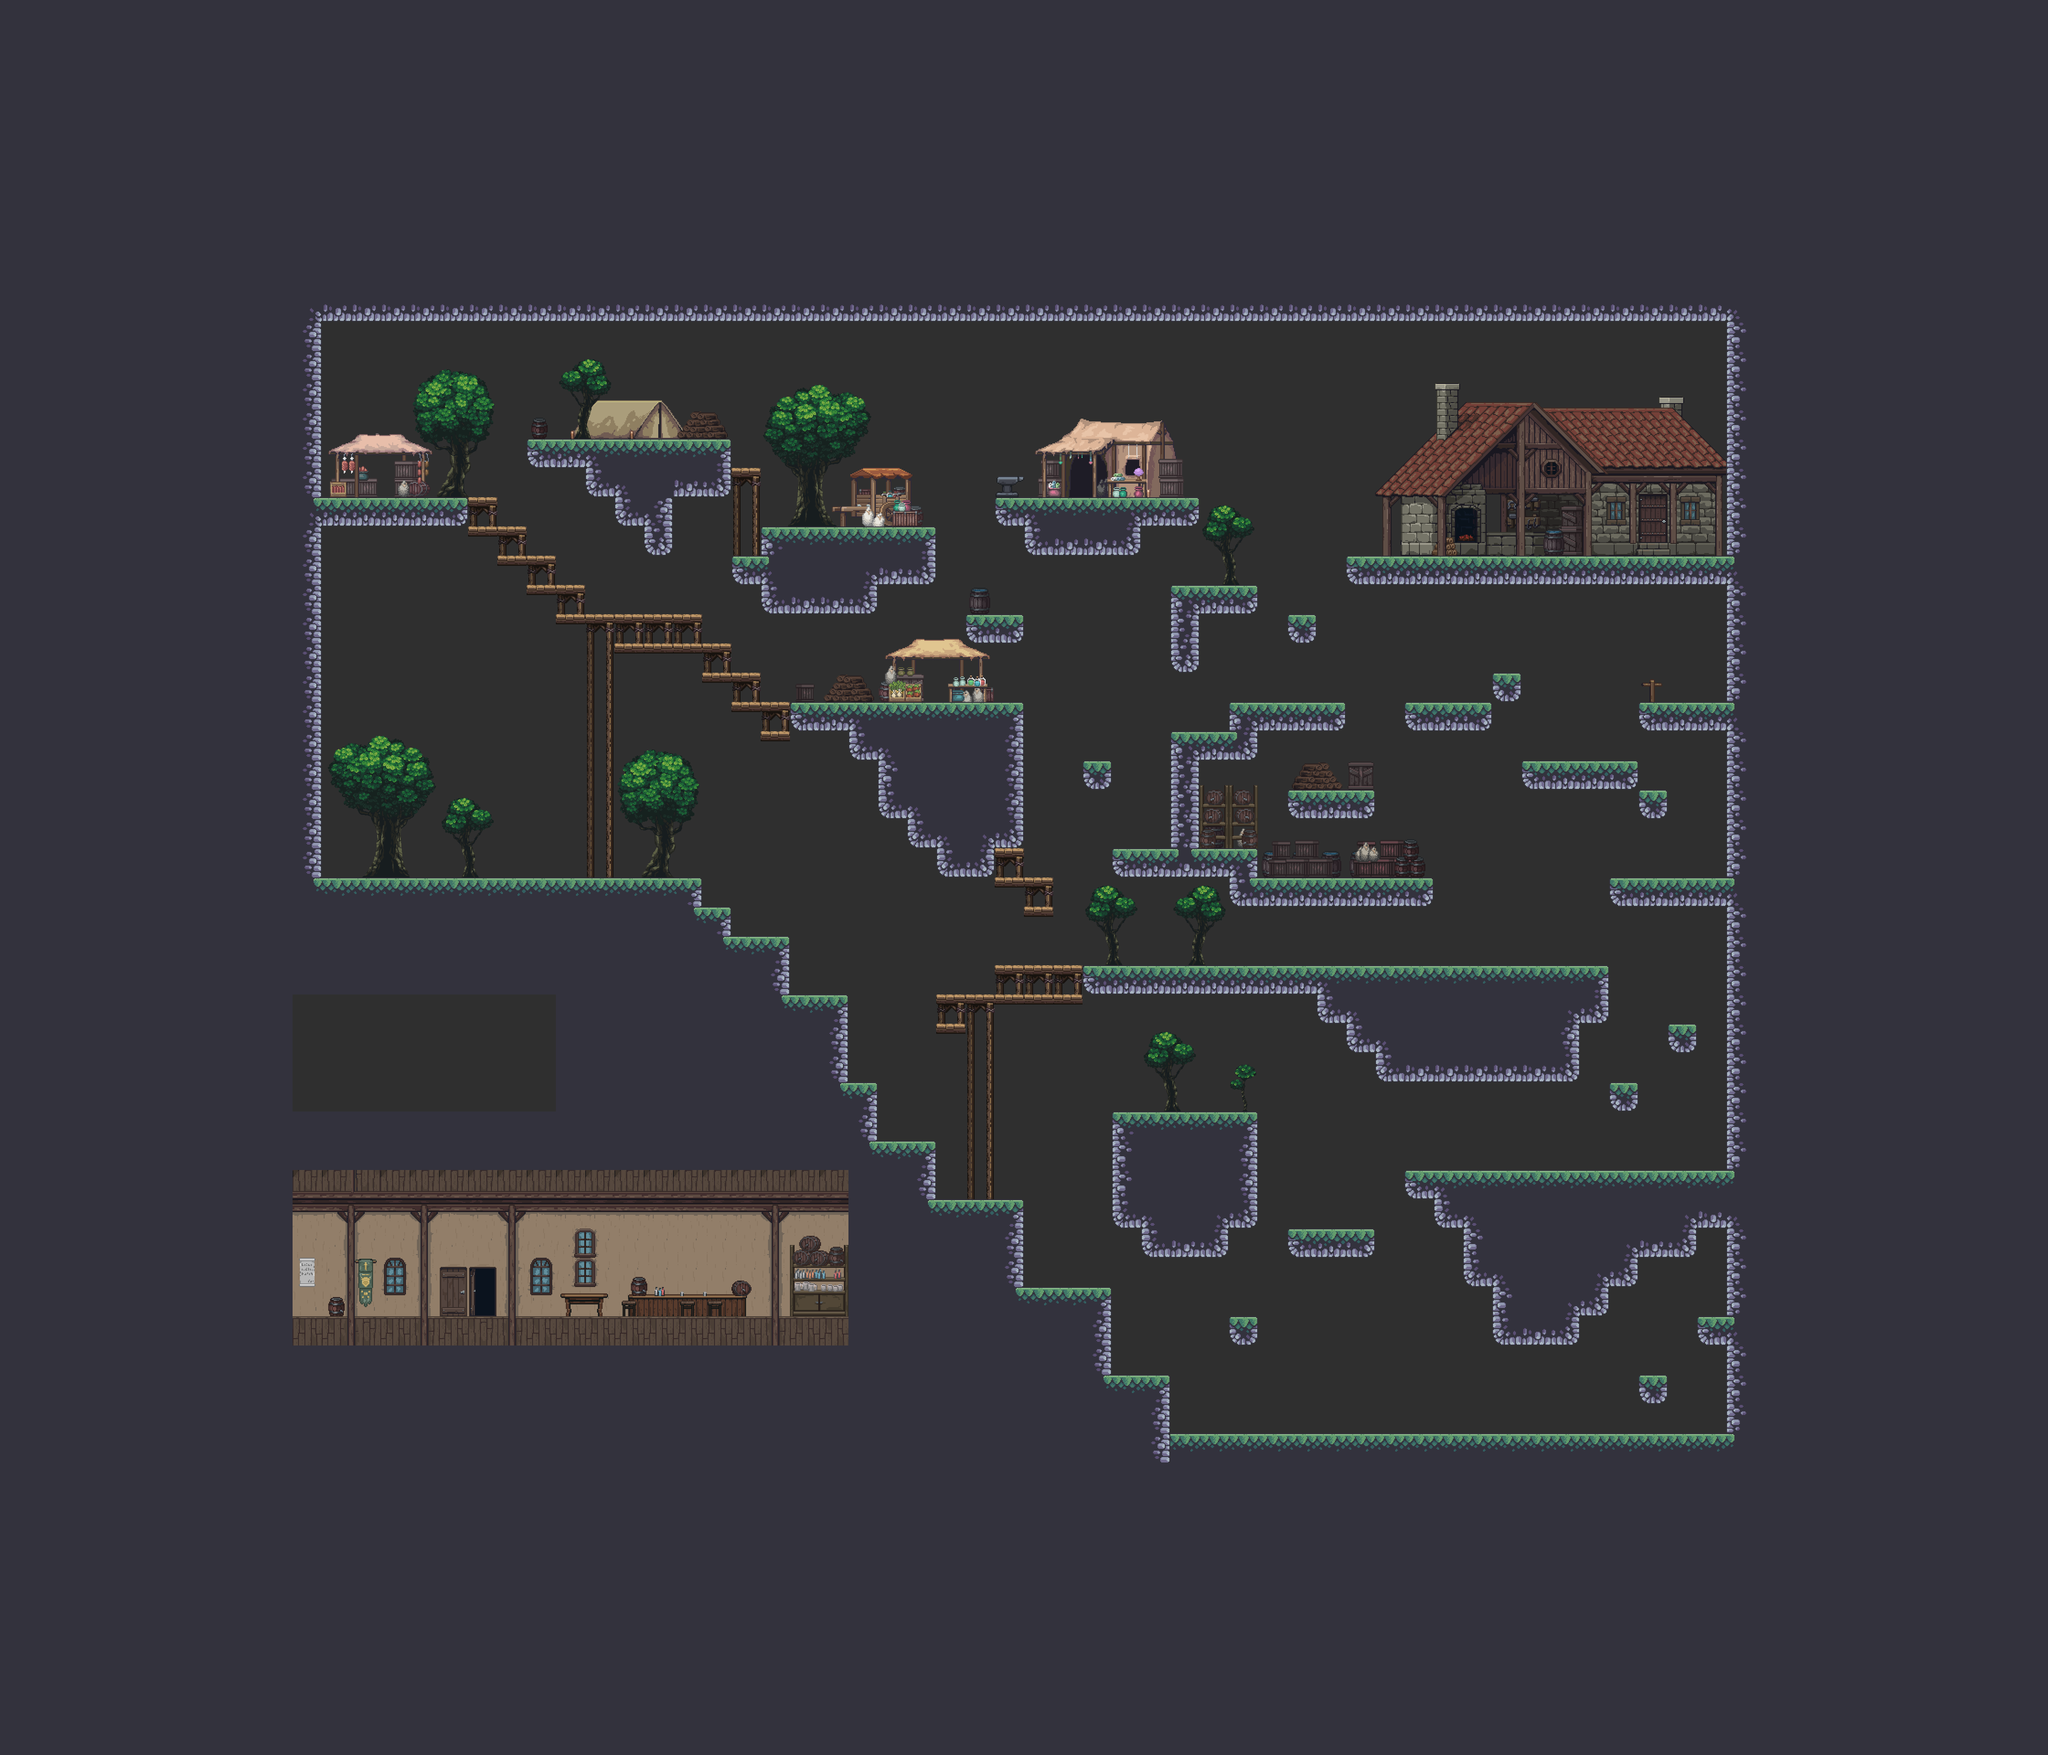

A 2D game scene composited from a Tiled map and its tileset images. What follows is a short description and the map's XML, with each tile layer's data collapsed to a summary:
An orthogonal 70x60 tile map with 64x64 px tiles, 3 tile layers (Main, Decoration, Decoration FG), 5 tilesets and 8 objects (6x Coin, Player, Trader).

<map version="1.10" tiledversion="1.11.0" orientation="orthogonal" renderorder="right-down" width="70" height="60" tilewidth="64" tileheight="64" infinite="0" backgroundcolor="#2f2f2f" nextlayerid="5" nextobjectid="12">
 <tileset firstgid="1" source="Terrain (64x64).tsx" />
 <tileset firstgid="86" source="VP2_Main.tsx" />
 <tileset firstgid="424" source="Tavern.tsx" />
 <tileset firstgid="1342" source="Decoratives.tsx" />
 <tileset firstgid="1646" source="MainLevBuild.tsx" />
 <layer id="1" name="Main" width="70" height="60">
  <data>[4200 cells, 2935 non-empty, 37 distinct tile ids]</data>
 </layer>
 <layer id="3" name="Decoration" width="70" height="60">
  <data>[4200 cells, 223 non-empty, 151 distinct tile ids]</data>
 </layer>
 <layer id="4" name="Decoration FG" width="70" height="60">
  <data>[4200 cells, 188 non-empty, 137 distinct tile ids]</data>
 </layer>
 <objectgroup id="2" name="Entities">
  <object id="1" name="Player" x="1792" y="1536">
   <point />
  </object>
  <object id="2" name="Coin" x="1280" y="1280" width="64" height="64" />
  <object id="5" name="Trader" x="2048" y="1536">
   <point />
  </object>
  <object id="6" name="Coin" x="832" y="2816" width="64" height="64" />
  <object id="7" name="Coin" x="960" y="2304" width="64" height="64" />
  <object id="8" name="Coin" x="1024" y="2304" width="64" height="64" />
  <object id="9" name="Coin" x="960" y="2240" width="64" height="64" />
  <object id="11" name="Coin" x="1024" y="2240" width="64" height="64" />
 </objectgroup>
</map>
